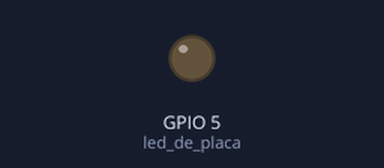
A sketch run on a simulated ESP32. Shown: output pins drawn as LEDs (lit = HIGH). Random numbers use the default seed unless the sketch sets one; what the sketch prints to the serial monitor is not drawn. At 0.3 s the program puts the board to deep sleep or switches it off; the recording ends there.

Above: at 0.07 s.
Timing chart, 0 to 0.3 s (numbered marks = the images above):
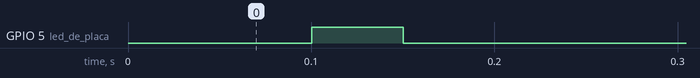

The sketch:

thingdeepextytimer_ra.ino
```cpp
/*
Deep Sleep despierta con apretar boton o por timer interno

NOTE:
======
Only RTC IO can be used as a source for external wake
source. They are pins: 0,2,4,12-15,25-27,32-39.
*/

#define BUTTON_PIN_BITMASK 0x200000000 // 2^33 in hex

#define uS_TO_S_FACTOR 1000000  /* Conversion factor for micro seconds to seconds */
#define TIME_TO_SLEEP  1        /* factor para sleep time en s) */
#define tt 50 //ms de parpadeo

RTC_DATA_ATTR int bootCount = 0;

void blink(int i){
  int k = 0;
  for (k = 0; k<=i; k++){
    digitalWrite(5, HIGH);
    delay(tt);
    digitalWrite(5, LOW);
    delay(tt);
    }
  }

/*
Method to print the reason by which ESP32
has been awaken from sleep
*/
void print_wakeup_reason(){
  esp_sleep_wakeup_cause_t wakeup_reason;

  wakeup_reason = esp_sleep_get_wakeup_cause();

  switch(wakeup_reason)
  {
    case 1  : Serial.println("Wakeup caused by external signal using RTC_IO"); break;
    case 2  : Serial.println("Wakeup caused by external signal using RTC_CNTL"); break;
    case 3  : Serial.println("Wakeup caused by timer"); break;
    case 4  : Serial.println("Wakeup caused by touchpad"); break;
    case 5  : Serial.println("Wakeup caused by ULP program"); break;
    default : Serial.println("Wakeup was not caused by deep sleep"); break;
  }
}

void setup(){
  Serial.begin(115200);
  randomSeed(analogRead(0));
  delay(100); //Take some time to open up the Serial Monitor

  pinMode(5, OUTPUT); //led de placa

  //Increment boot number and print it every reboot
  ++bootCount;
  int blinks = random(1,5)*log(bootCount);
  Serial.print("Seran: ");
  Serial.print(blinks);
  Serial.println(" blinks.");
  blink(blinks);
  Serial.println("Boot number: " + String(bootCount));

  //Print the wakeup reason for ESP32
  print_wakeup_reason();

  /*
  First we configure the wake up source
  We set our ESP32 to wake up for an external trigger.
  There are two types for ESP32, ext0 and ext1 .
  ext0 uses RTC_IO to wakeup thus requires RTC peripherals
  to be on while ext1 uses RTC Controller so doesnt need
  peripherals to be powered on.
  Note that using internal pullups/pulldowns also requires
  RTC peripherals to be turned on.
  */
  int sleept = random(1,5)*TIME_TO_SLEEP*log(bootCount);
  esp_sleep_enable_ext0_wakeup(GPIO_NUM_0,0); //1 = High, 0 = Low
  esp_sleep_enable_timer_wakeup(sleept * uS_TO_S_FACTOR);
  Serial.println("Setup ESP32 to sleep for every " + String(sleept) +
  " Seconds");

  //If you were to use ext1, you would use it like
  //esp_sleep_enable_ext1_wakeup(BUTTON_PIN_BITMASK,ESP_EXT1_WAKEUP_ANY_HIGH);

  //Go to sleep now
  Serial.println("Going to sleep now");
  delay(100);//para alcanzar a escribir
  esp_deep_sleep_start();
  Serial.println("This will never be printed");
}

void loop(){
  //This is not going to be called
}
```

Measured:
- by itself, GPIO 5 (led_de_placa): LOW → HIGH at 0.10 s, → LOW 0.05 s later
